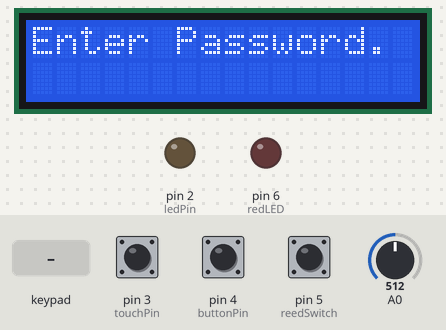
Recording of a sketch running on a simulated Arduino Uno, built with avr-gcc and run on an emulated ATmega328P. Shown: 16×2 character LCD, output pins drawn as LEDs (lit = HIGH). The test bench sets the inputs (shaded band); at power-on: pin 3 (touchPin) LOW, A0 = 512, pin 4 (buttonPin) LOW, pin 5 (reedSwitch) HIGH. What the sketch prints to the serial monitor is not drawn. At 8.0 s the program stops and its outputs stay as they are.

Above: at 1.2 s.
1.3 s: pin 3 (touchPin) pulled HIGH for 0.15 s
At 2.5 s:
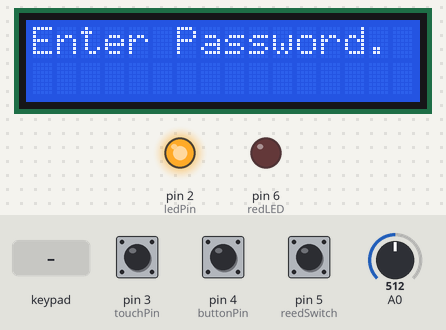
2.9 s: keypad keys 7 8 9 1 0 pressed 0.4 s apart
At 5.4 s:
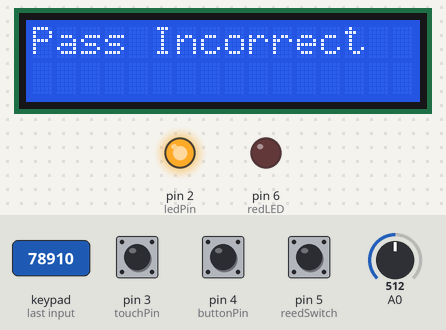
7.9 s: A0 set to 710
At 8.4 s:
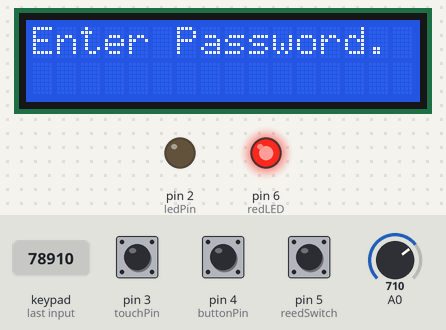
Timing chart, 0 to 9.5 s (numbered marks = the images above; inputs shaded):
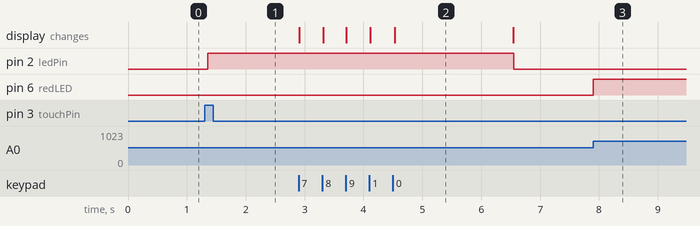

Measured:
- after the input at 1.3 s, pin 2 (ledPin): LOW → HIGH after 0.05 s
- after the input at 2.9 s, pin 2 (ledPin): HIGH → LOW after 3.6 s; the display: first changes at once (image 2 shows a later state)
- after the input at 7.9 s, pin 6 (redLED): LOW → HIGH at once
- what the display in image 2 shows lasts 2.0 s, from 4.5 s to 6.5 s

The sketch:

burglar_alarm.ino
```cpp
/**
 * Displays text sent over the serial port (e.g. from the Serial Monitor) on
 * an attached LCD.
 */
#include <Wire.h>
#include <LiquidCrystal_I2C.h>
#include <Keypad.h>
// Set the LCD address to 0x27 for a 16 chars and 2 line display
LiquidCrystal_I2C lcd(0x27, 16, 2);
const byte ROWS = 4; //four rows
const byte COLS = 3; //three columns
char keys[ROWS][COLS] = {
  {'1','2','3'},
  {'4','5','6'},
  {'7','8','9'},
  {'*','0','#'}
};
int i=0;
int check3time = 0;
int reed = 0;
char password[5] = {};
char lock[] = {'1','2','3','4','#'};
byte rowPins[ROWS] = {7, 8, 9, 10}; //connect to the row pinouts of the keypad
byte colPins[COLS] = {11, 12, 13}; //connect to the column pinouts of the keypad
Keypad keypad = Keypad( makeKeymap(keys), rowPins, colPins, ROWS, COLS );
#define redLED 6 // buzzer
#define touchPin 3    // the number of the pushbutton pin
#define ledPin 2      // the number of the LED pin
#define reedSwitch 5
#define buttonPin 4 // the number of the buttin pin
#define soundSensor A0vol // soundSensor
int ledState = 0;         // the current state of the output pin
int ledState2 = 0;         // the current state of the output pin
int touchState;             // the current reading from the input pin
int buttonState;             // the current reading from the input pin
int volume;
int lastTouchState = LOW;   // the previous reading from the input pin
int lastButtonState = LOW;   // the previous reading from the input pin
int reedSwitchState = HIGH;
int threshold = 500; //Change This
long lastDebounceTime = 0;  // the last time the output pin was toggled
long lastDebounceTime2 = 0;  // the last time the output pin was toggled
long debounceDelay = 50;    // the debounce time; increase if the output flickers
long debounceDelay2 = 50;    // the debounce time; increase if the output flickers
void setup()
{
  pinMode(touchPin, INPUT);
  pinMode(ledPin, OUTPUT);
  pinMode(buttonPin, INPUT);
  // set initial LED state
  digitalWrite(ledPin, ledState);
  pinMode(redLED, OUTPUT);
  pinMode(reedSwitch, INPUT);
  Serial.begin(9600);
  lcd.begin();
  lcd.setCursor(1,0);
  setEnterPassword();
  lcd.setCursor(0, 1);
  lcd.noAutoscroll();

  // Initialize the serial port at a speed of 9600 baud
}
void loop()
{
  //Serial.println(digitalRead(reedSwitchState));
  char s[] = "Password Correct";
  char r[] = "Pass Incorrect";
  char key = keypad.getKey();
  volume = analogRead(A0); // Reads the value from the Analog PIN A0
  Serial.println(volume);
  // Write all characters received with the serial port to the LCD.
    int reading = digitalRead(touchPin);
    int reading2 = digitalRead(buttonPin);
    reed = digitalRead(reedSwitch);
    digitalWrite(redLED, LOW);
    if (reed == LOW){
    digitalWrite(redLED ,HIGH);
    while(1){}
//    Serial.println(digitalRead(reedSwitchState));
  }
  if (reading != lastTouchState) {
    // reset the debouncing timer
    lastDebounceTime = millis();
  }
  if ((millis() - lastDebounceTime) > debounceDelay) {
    if (reading != touchState) {
      touchState = reading;
      if (touchState == HIGH) {
        ledState = !ledState;
      }
    }
  }
  digitalWrite(ledPin, ledState);
  lastTouchState = reading;
  lastButtonState = reading2;
  if (reading2 != lastButtonState) {
    // reset the debouncing timer
    lastDebounceTime2 = millis();
  }
  if ((millis() - lastDebounceTime2) > debounceDelay2) {
    if (reading2 != buttonState) {
      buttonState = reading2;
      if (buttonState == HIGH) {
        ledState2 = !ledState2;
      }
    }
  }
//  digitalWrite(ledPin, ledState);
  lastTouchState = reading;
  lastButtonState = reading2;
   if(volume>700){
    digitalWrite(redLED, HIGH); //Turn ON Led
    Serial.println(volume);
    while(1){}
  }
//  Serial.println(volume);
//  delay(500);
  if(buttonState == 1){
//    Serial.print("if button ==1");
    digitalWrite(redLED, LOW);
    delay(3000);
    while(1){
       int reed = digitalRead(reedSwitch);
       if(reed==HIGH){
        delay(5000);
        break;
       }
     }
  }
  if(ledState==1){
    digitalWrite(redLED, LOW);
    if (key){
    password[i] = key;
//    Serial.println(password[i]);
    i++;
//     Serial.println(i);
    lcd.print(key);
    if (i == 5 && key != '*'){
      int check = 0;
//      Serial.println(check);
      for (int j = 0 ; j<5 ;j++){
        if (password[j]==lock[j]){
            check++;
          }
        }
//      Serial.println(check);
      if (check==5)
      {
        lcd.clear();
        lcd.setCursor(0, 0);
        for (i = 0; i < strlen(s); i++) {
          lcd.print(s[i]);
          check3time=0;
        }
        ledState=0;
        digitalWrite(redLED,LOW);
        delay(2000);
        if(reed==LOW){
          digitalWrite(redLED,LOW);
        }
        delay(3000);
        while(1){
          int reed = digitalRead(reedSwitch);
          if(reed==HIGH){
            delay(5000);
            break;
          }
       }
      }
      else{
//        Serial.print("Before = ");
//        Serial.println(check3time);
        check3time = check3time +1;
//        Serial.print("After = ");
//        Serial.println(check3time);
        lcd.clear();
        lcd.setCursor(0, 0);
        for (i = 0; i < strlen(r); i++) {
          lcd.print(r[i]);
         }

         if (check3time == 3){
          digitalWrite(redLED,HIGH);
          while(1){}
       }
       ledState=0;
       delay(2000);
      }
//      Serial.print("After else = ");
//      Serial.println(check3time);
      lcd.setCursor(0,1);
//      Serial.print("After  3= ");
//      Serial.println(check3time);
      i=0;
      ledState=0;
      setEnterPassword();
    }
//    Serial.print("After  4= ");
//    Serial.println(check3time);
   }
   if (key == '*'){
    i=0;
    setEnterPassword();
    }
  }
 }
 void setEnterPassword(){
    char s[] = "Enter Password.";
    lcd.clear();
    lcd.backlight();
  for (int i = 0; i < strlen(s); i++) {
    lcd.print(s[i]);
  }
    lcd.setCursor(0, 1);
    lcd.noAutoscroll();
  }
```
